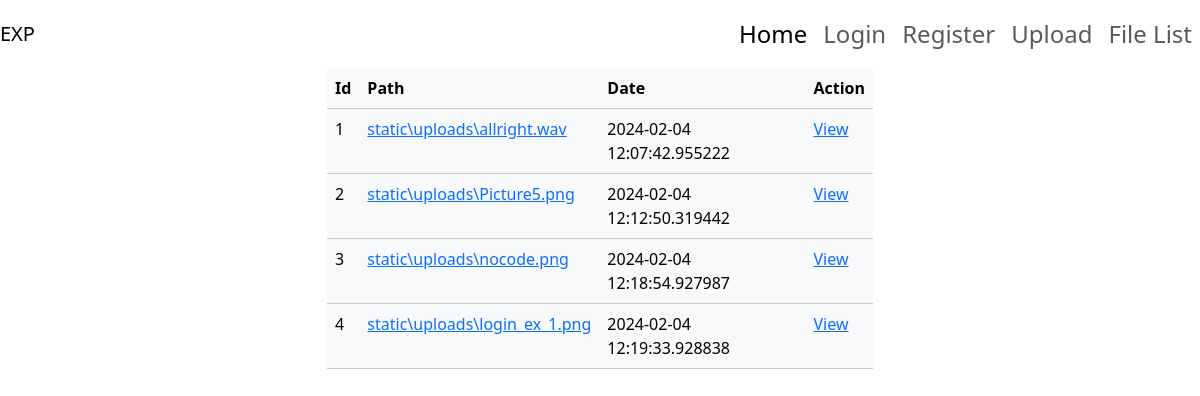
/file/list, run on the app's committed database.
### database.py (models this page shows, shortened)
class File(Base):
    __tablename__ = 'files'
    id = Column(Integer, primary_key=True)
    path = Column(String(255), nullable=False)
    user_id = Column(Integer, ForeignKey('users.id'))
    created_at = Column(DateTime, default=datetime.now)

### app.py (the view)
@app.route('/file/list', methods=['GET', 'POST'])
def file_list():
    db = open_db()
    files = db.query(File).all()
    return render_template('display_list.html', files=files)

### database.py (called while the page is built)
def open_db():
    engine = create_engine('sqlite:///project.db', echo=True)
    session =  sessionmaker(bind=engine)
    return session()

### templates/display_list.html
{% extends 'layout/base.html' %}
{% block content %}
<div class="container">
    <div class="row">
        <div class="col-6 mx-auto">
            <div class="table-responsive">
                <table class="table table-light">
                    <thead>
                        <tr>
                            <th scope="col">Id</th>
                            <th scope="col">Path</th>
                            <th scope="col">Date</th>
                            <th scope="col">Action</th>
                        </tr>
                    </thead>
                    <tbody>
                        {% for file in files %}
                        <tr>
                            <td>{{ file.id }}</td>
                            <td><a href="/file/{{file.id}}/view">{{file.path}}</a></td>
                            <td>{{ file.created_at }}</td>
                            <td><a href="/file/{{file.id}}/view">View</a></td>
                        </tr>
                        {% endfor %}
                    </tbody>
                </table>
            </div>
        </div>
    </div>
</div>
{% endblock %}

### templates/layout/base.html (shortened to what this page needs)
<!doctype html>
<html lang="en">
<head>
    <link href="https://cdn.jsdelivr.net/npm/bootstrap@5.3.2/dist/css/bootstrap.min.css" rel="stylesheet"
 />
</head>
<body>
    <header>
        {% include "menu.html" %}
    </header>
    <main>
        {% block content %}{% endblock %}
    </main>
</body>
</html>

### templates/menu.html (shortened to what this page needs)
<nav class="navbar navbar-expand-lg navbar-light">
    <a class="navbar-brand" href="/">EXP</a>
    <div class="collapse navbar-collapse" id="collapsibleNavId">
        <ul class="navbar-nav ms-auto mt-2 mt-lg-0">
            <li class="nav-item">
                <a class="nav-link active fs-4" href="/" aria-current="page">Home </a>
            </li>
            <li class="nav-item"><a href="/login" class="nav-link fs-4">Login</a></li>
            <li class="nav-item"><a href="/register" class="nav-link fs-4">Register</a></li>
            <li class="nav-item"><a href="/file/upload" class="nav-link fs-4">Upload</a></li>
            <li class="nav-item"><a href="/file/list" class="nav-link fs-4">File List</a></li>
        </ul>
    </div>
</nav>

### data on the page
File: id "1", path "static\\uploads\\allright.wav", created_at "2024-02-04 12:07:42.955222"
File: id "2", path "static\\uploads\\Picture5.png", created_at "2024-02-04 12:12:50.319442"
File: id "3", path "static\\uploads\\nocode.png", created_at "2024-02-04 12:18:54.927987"
File: id "4", path "static\\uploads\\login_ex_1.png", created_at "2024-02-04 12:19:33.928838"
